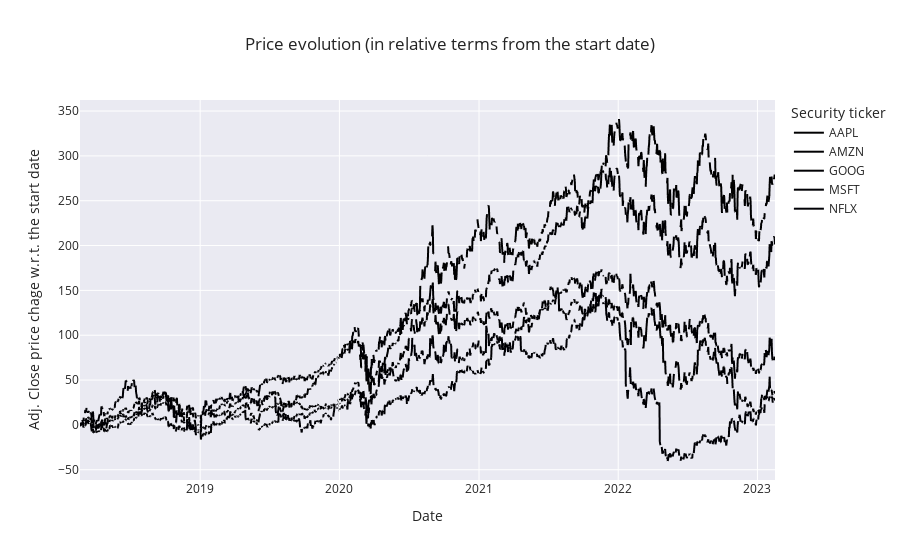

The cell this chart's notebook holds for it:
### Markdown cell above
### 3.2. Visualize price evolution (in relative terms)

When we plot the price evolution relative to its starting point, it is easier to see which security has done better over the chosen period.

### Code cell
def rel_change(series: pd.Series):
    """Relative price increases"""
    initial_value = series.dropna().iloc[0]
    return ((series - initial_value) / initial_value) * 100


fig = px.line(
    tickers_data["Adj Close"].apply(rel_change, axis=0),
    title="Price evolution (in relative terms from the start date)",
)
fig.update_layout(
    yaxis_title="Adj. Close price chage w.r.t. the start date",
    xaxis_title="Date",
    legend_title="Security ticker",
)
fig.update_layout(template="seaborn").show()

### Figure 1 — Plotly figure (JSON) as saved in the notebook; plotly's stock layout.template omitted (floating-point values rounded to 4 significant figures; data arrays with more than 128 entries replaced by an {"elided": "..."} marker saying what was removed)
{"data": [{"hovertemplate": "variable=AAPL<br>Date=%{x}<br>value=%{y}<extra></extra>", "legendgroup": "AAPL", "line": {"color": "#000001", "dash": "solid"}, "marker": {"symbol": "circle"}, "mode": "lines", "name": "AAPL", "showlegend": true, "type": "scattergl", "x": {"elided": "1823 str values"}, "xaxis": "x", "y": {"elided": "1823 float values"}, "yaxis": "y"}, {"hovertemplate": "variable=AMZN<br>Date=%{x}<br>value=%{y}<extra></extra>", "legendgroup": "AMZN", "line": {"color": "#000002", "dash": "solid"}, "marker": {"symbol": "circle"}, "mode": "lines", "name": "AMZN", "showlegend": true, "type": "scattergl", "x": {"elided": "1823 str values"}, "xaxis": "x", "y": {"elided": "1823 float values"}, "yaxis": "y"}, {"hovertemplate": "variable=GOOG<br>Date=%{x}<br>value=%{y}<extra></extra>", "legendgroup": "GOOG", "line": {"color": "#000003", "dash": "solid"}, "marker": {"symbol": "circle"}, "mode": "lines", "name": "GOOG", "showlegend": true, "type": "scattergl", "x": {"elided": "1823 str values"}, "xaxis": "x", "y": {"elided": "1823 float values"}, "yaxis": "y"}, {"hovertemplate": "variable=MSFT<br>Date=%{x}<br>value=%{y}<extra></extra>", "legendgroup": "MSFT", "line": {"color": "#000004", "dash": "solid"}, "marker": {"symbol": "circle"}, "mode": "lines", "name": "MSFT", "showlegend": true, "type": "scattergl", "x": {"elided": "1823 str values"}, "xaxis": "x", "y": {"elided": "1823 float values"}, "yaxis": "y"}, {"hovertemplate": "variable=NFLX<br>Date=%{x}<br>value=%{y}<extra></extra>", "legendgroup": "NFLX", "line": {"color": "#000005", "dash": "solid"}, "marker": {"symbol": "circle"}, "mode": "lines", "name": "NFLX", "showlegend": true, "type": "scattergl", "x": {"elided": "1823 str values"}, "xaxis": "x", "y": {"elided": "1823 float values"}, "yaxis": "y"}], "layout": {"legend": {"title": {"text": "Security ticker"}, "tracegroupgap": 0}, "title": {"text": "Price evolution (in relative terms from the start date)"}, "xaxis": {"anchor": "y", "domain": [0, 1], "title": {"text": "Date"}}, "yaxis": {"anchor": "x", "domain": [0, 1], "title": {"text": "Adj. Close price chage w.r.t. the start date"}}}}
